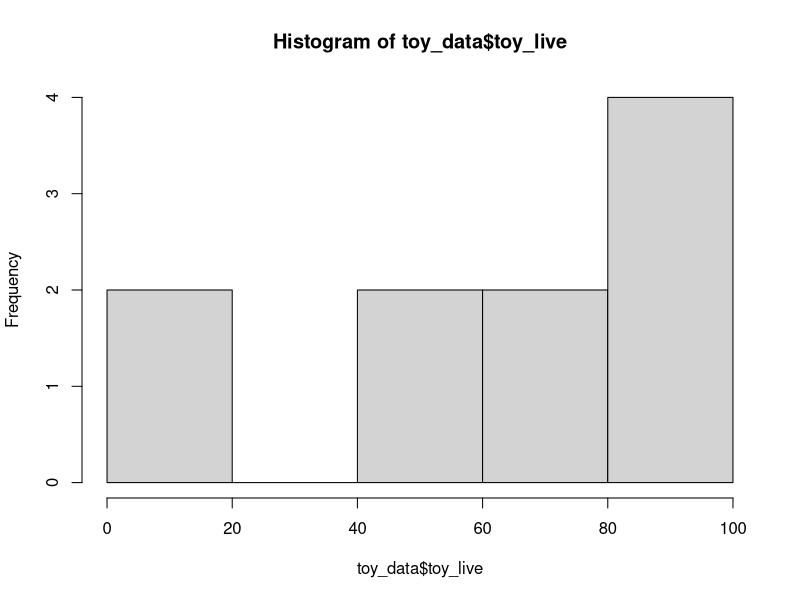
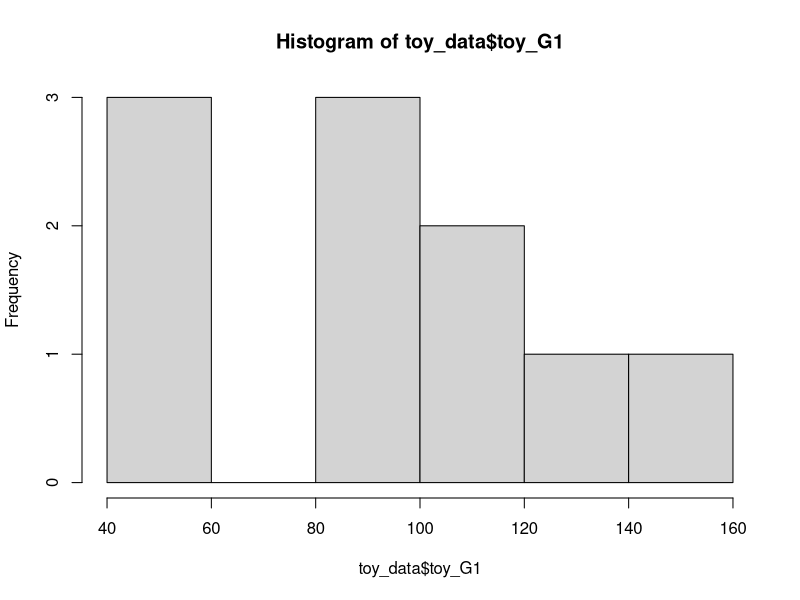
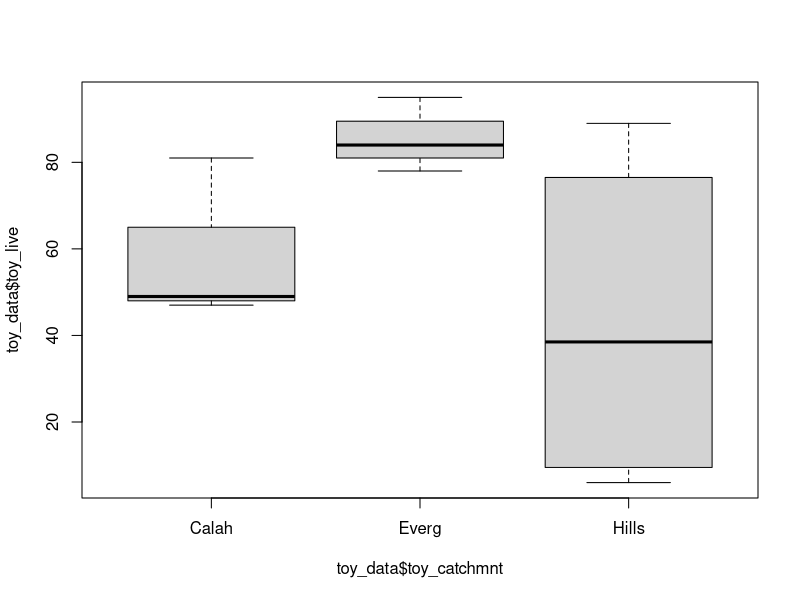
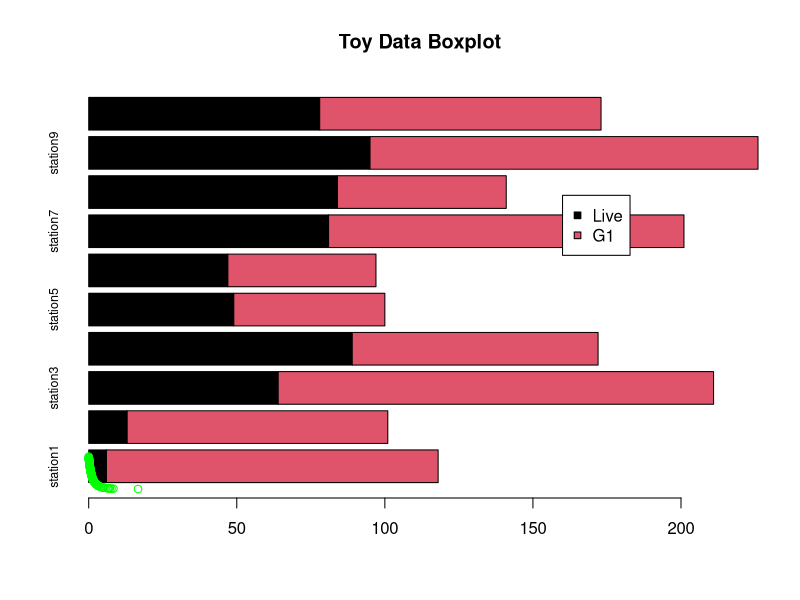

These charts were generated, in order, by the following R code:
#Sandbox for course development code.

#Let's do some basic stuff with the Gulf of Mexico data.

live = read.csv('data/Live.csv', header = TRUE, row.names = "X")

stations = row.names(live)

station_sums = apply(live,1,sum)

taxa_sums = apply(live,2,sum)

#Let's make a toy dataset. 10 stations, 80 possible taxa.

toy_n = 10

toy_stations = paste0("station", c(1:toy_n))
toy_catchmnt = c(rep("Hills",toy_n*0.4),
                 rep("Calah",toy_n*0.3),
                 rep("Everg",toy_n*0.3))
toy_live = c(sample(c(1:100),toy_n))
toy_G1 = c(sample(c(50:150),toy_n))

toy_data = data.frame(toy_stations,toy_catchmnt,toy_live,toy_G1)

#This makes a roughly scalable matrix-generating set of commands. Now we can explore it a little.

hist(toy_data$toy_live)

hist(toy_data$toy_G1)

boxplot(toy_data$toy_live ~ toy_data$toy_catchmnt)

toy.aov = aov(toy_data$toy_live ~ toy_data$toy_catchmnt)
toy_results = unlist(summary(toy.aov))

#Can extract the values for plotting.

toy_results['F value1']
toy_results['Pr(>F)1']

#Barplot to see basic results

barplot(t(toy_data[,3:4]),horiz = TRUE, names.arg = toy_data$toy_stations, cex.names = 0.75, srt = 90, main = "Toy Data Boxplot",col=c(1,2))
legend(160,9,c("Live","G1"),pch=22,pt.bg=c(1,2))

#It's randomized, but the above will occasionally give us a significant result! Toy with the sample size and see how it behaves.

#Notice how using a variable (toy_n) to replace numbers makes it easier to go back and adjust it.

#Since we know how to build one random dataset, we should consider making a function. Our goal is to replace all of the numbers in the code above with variables.

make_toy = function(x, #All it needs is for us to define the sample size. Now we can scale up our observations.
                    cat.names = c("Hills","Calah","Everg"), 
                    range_live = c(1,100), 
                    range_G1 = c(50,150), 
                    c.probs = c(0.4,0.3,0.3)) #We define the variables in our new function here.
  { #Here is where we code out what the function does
  toy_stations = paste0("station", c(1:toy_n))
  toy_catchmnt = c(rep(cat.names,c.probs*toy_n))
  toy_live = sample(c(range_live[1]:range_live[2]),toy_n)
  toy_G1 = sample(c(range_G1[1]:range_G1[2]),toy_n)
  
  data.frame(toy_stations,toy_catchmnt,toy_live,toy_G1)
}

make_toy(10)

#Now, instead of looking at results individually, let's see what the range of possibilities are based on these parameters.

model_runs = 100 #Let's start with 10 runs.
toy_size = 40
Fstat = vector("numeric",model_runs)
Pval = vector("numeric",model_runs)

for(i in 1:model_runs){ #For every model run...
  toy_data = make_toy(toy_size) #Make a toy dataset
  toy.aov = aov(toy_data$toy_live ~ toy_data$toy_catchmnt) #Do the ANOVA on live vs G1
  toy_results = unlist(summary(toy.aov)) #Break down the results
  Fstat[i] = toy_results['F value1'] #Take F statistic and write to new variable
  Pval[i] = toy_results['Pr(>F)1'] #Take P value and write to new variable
}

#Now we can see how, given our paremeters, what the range of plausible outcomes are.

#How many times (out of 100) do we get a statistically significant result?

length(Pval[Pval < 0.05])/model_runs

points(Fstat,Pval,col="green")
#hist(Fstat)

#We can loop this one more time and save our model runs at different levels of sampling effort (toy_size)

sampling_bins = seq(10,100,5)

Pval_ratio = vector("numeric",length(sampling_bins))
Fstat_ratio = vector("numeric",length(sampling_bins))
mean_Pval = vector("numeric",length(sampling_bins))
mean_Fstat = vector("numeric",length(sampling_bins))

for(j in 1:length(sampling_bins)){
  model_runs = 100
  toy_size = sampling_bins[j]
  Fstat = vector("numeric",model_runs)
  Pval = vector("numeric",model_runs)
  
  for(i in 1:model_runs){ #For every model run...
    toy_data = make_toy(toy_size) #Make a toy dataset
    toy.aov = aov(toy_data$toy_live ~ toy_data$toy_catchmnt) #Do the ANOVA on live vs G1
    toy_results = unlist(summary(toy.aov)) #Break down the results
    Fstat[i] = toy_results['F value1'] #Take F statistic and write to new variable
    Pval[i] = toy_results['Pr(>F)1'] #Take P value and write to new variable
  }
  
  Pval_ratio[j] = length(Pval[Pval < 0.05])/model_runs
  Fstat_ratio[j] = length(Fstat[Fstat > 5])/model_runs
  mean_Pval[j] = mean(Pval)
  mean_Fstat[j] = mean(Fstat)
  
}
